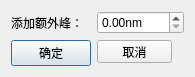
<?xml version="1.0" encoding="UTF-8"?>
<ui version="4.0">
 <class>Dialog</class>
 <widget class="QDialog" name="Dialog">
  <property name="geometry">
   <rect>
    <x>0</x>
    <y>0</y>
    <width>174</width>
    <height>67</height>
   </rect>
  </property>
  <property name="windowTitle">
   <string>额外检测峰</string>
  </property>
  <layout class="QFormLayout" name="formLayout">
   <item row="0" column="0">
    <widget class="QLabel" name="label">
     <property name="text">
      <string>添加额外峰：</string>
     </property>
    </widget>
   </item>
   <item row="0" column="1">
    <widget class="QDoubleSpinBox" name="doubleSpinBox">
     <property name="suffix">
      <string>nm</string>
     </property>
     <property name="maximum">
      <double>9999.989999999999782</double>
     </property>
    </widget>
   </item>
   <item row="1" column="0">
    <widget class="QPushButton" name="pushButton_OK">
     <property name="text">
      <string>确定</string>
     </property>
    </widget>
   </item>
   <item row="1" column="1">
    <widget class="QPushButton" name="pushButton_Cancel">
     <property name="maximumSize">
      <size>
       <width>75</width>
       <height>23</height>
      </size>
     </property>
     <property name="text">
      <string>取消</string>
     </property>
    </widget>
   </item>
  </layout>
 </widget>
 <resources/>
 <connections/>
</ui>
